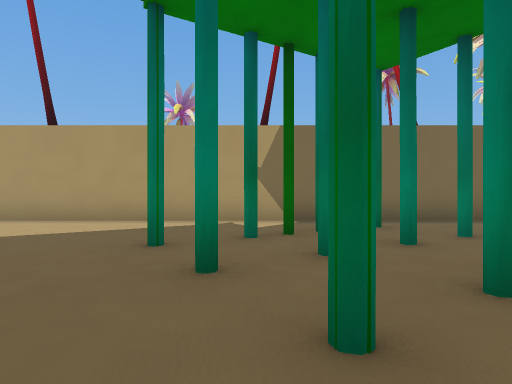
[1] (above)

24 first-person views from a walk through a Godot game level. The camera is 1.3 m above the floor, looks level and sees 75° across. The floor is counted in squares, 2 m on a side. Each view is taken from the middle of a square. On the plan, view 1 faces up. The plan holds only what a view shows up to about 10 squares ahead; the rest is blank. The place goes on beyond the plan.

[2]
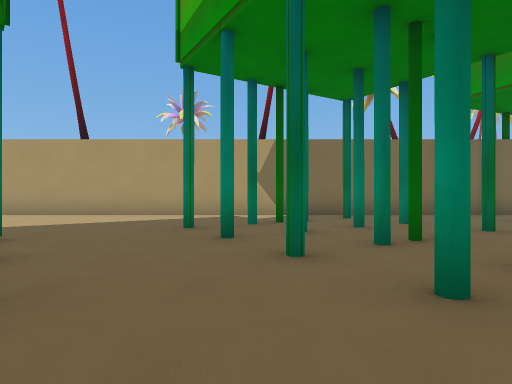

[3]
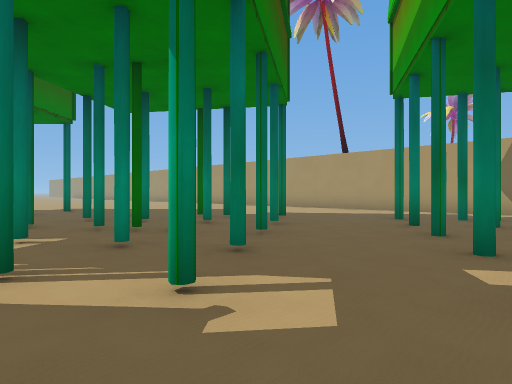

[4]
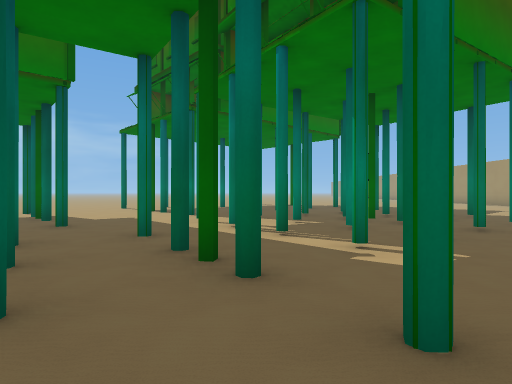

[5]
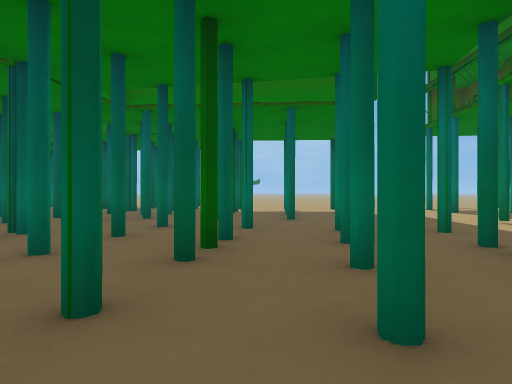

[6]
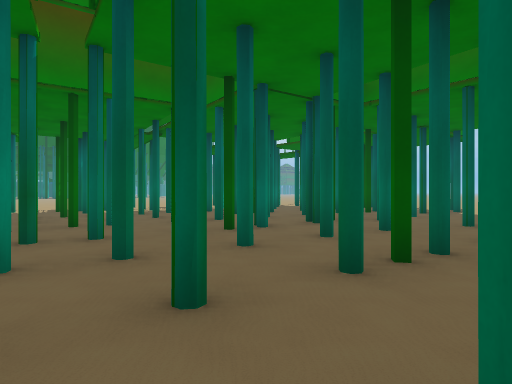

[7]
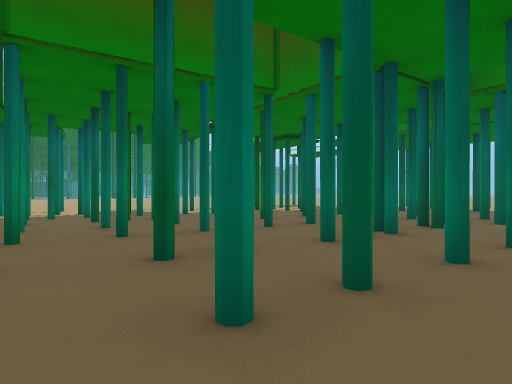

[8]
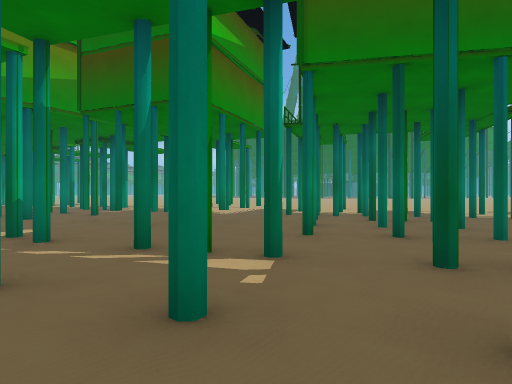

[9]
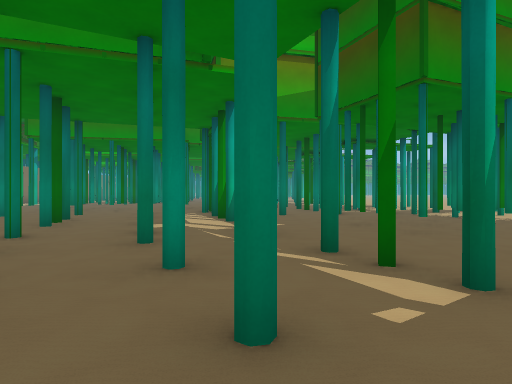

[10]
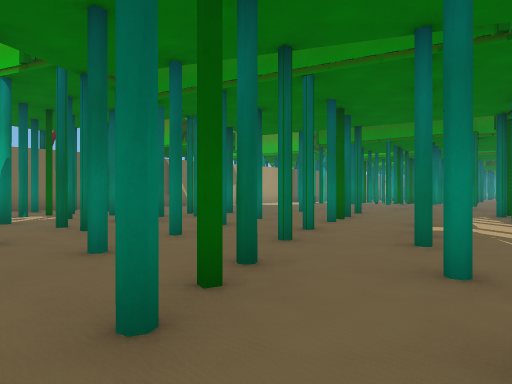

[11]
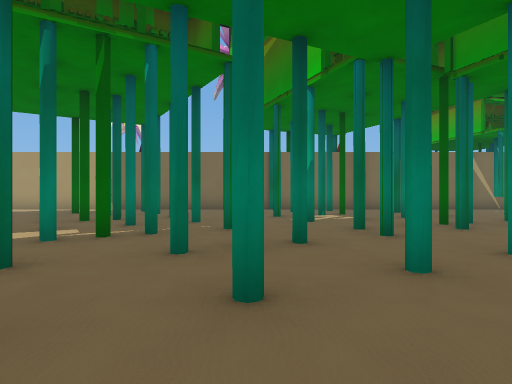

[12]
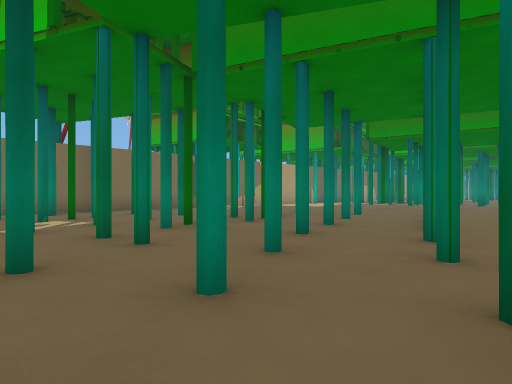

[13]
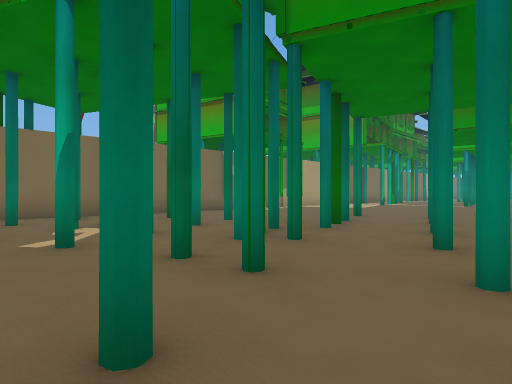

[14]
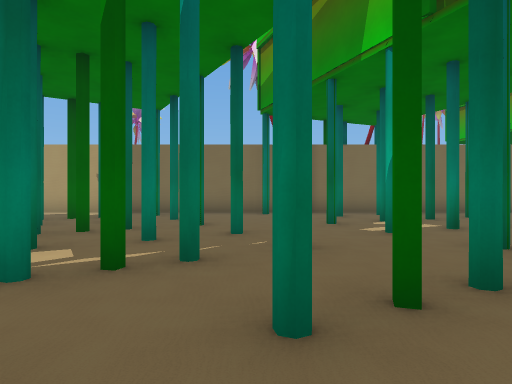

[15]
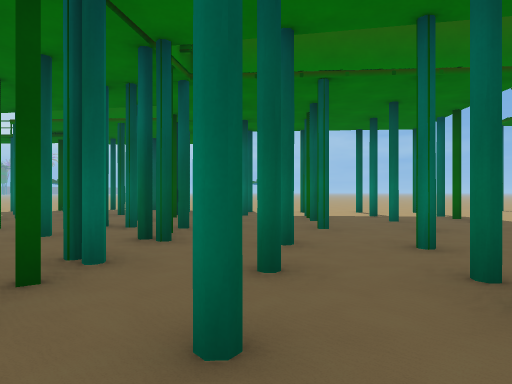

[16]
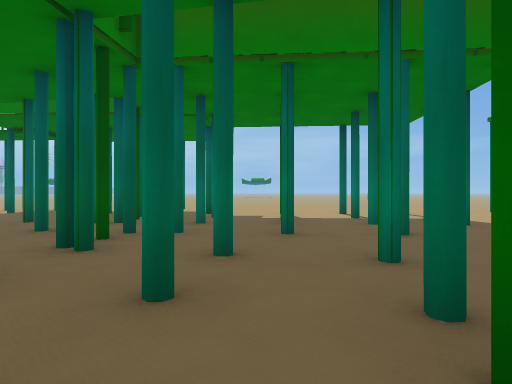

[17]
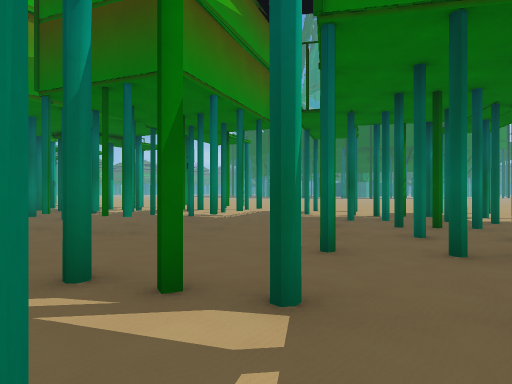

[18]
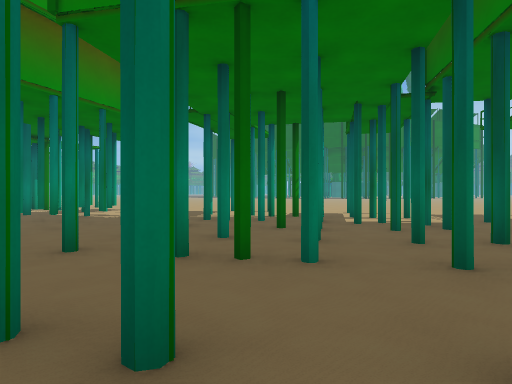

[19]
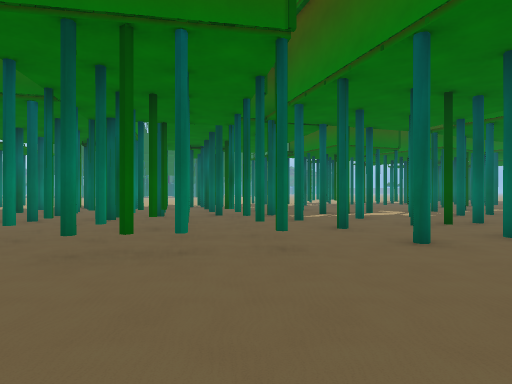

[20]
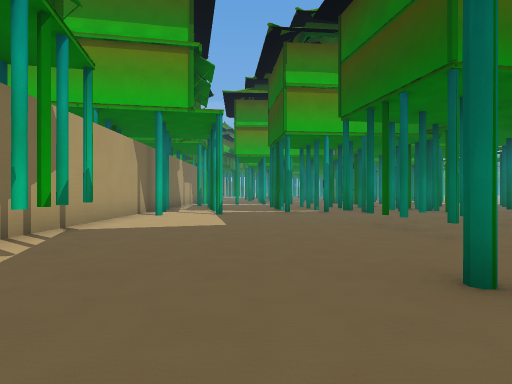

[21]
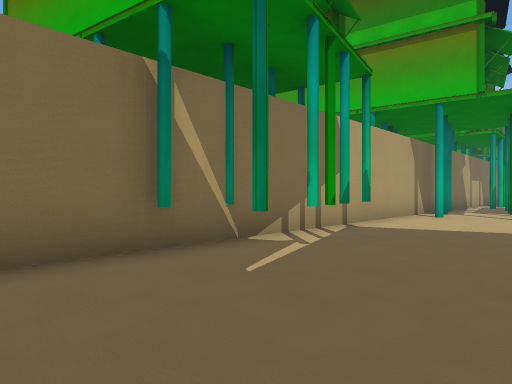

[22]
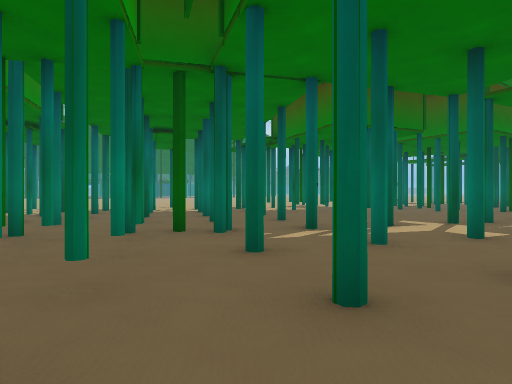

[23]
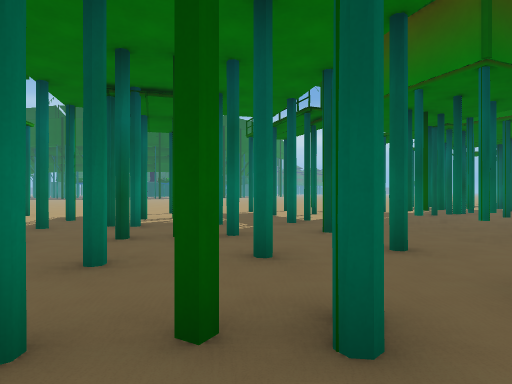

[24]
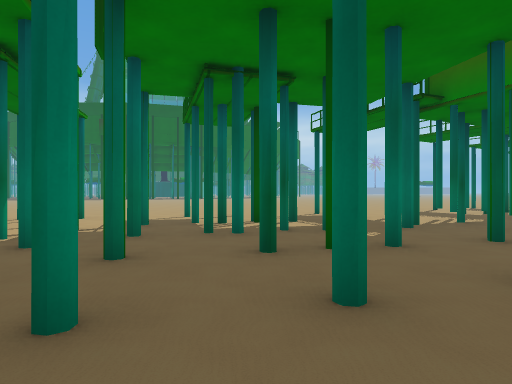

### Floor plan
Key: @ floor where view 1 was taken; # wall or solid block; . floor; H house.
Columns run from 6 left of view 1 to 22 right of it. Each row starts with its distance up from view 1.
  8 ################  #########H#
  7 ...........H....H..........H.
  6 ........H....H......HHH......
  5  .....HH.H..H..H............H
  4  ....H..H.H..HH..H...........
  3 ......H..H..................H
  2 ........H..H.H....HH.....HH..
  1 H..H....H.....HHHH...H.HH.H..
  0  .H.H.@H..H...H...HH.....H...
 -1 H..H....H..HH...H......H.H...
 -2 ..H.H.....H..H....HH........H
 -3 .H.H..H..H..H.......H.H...HH.
 -4  .H.HH.H.....HH..H.H...HH.H.H
 -5  ..H..H.... ...HH...HH.......
 -6 H....H.H..H......HH....H..HH
 -7 ......H..H..H..H.....H....H..
 -8 .......H..H..H.....HH.H.HH..H
 -9 ..H..H...H.HH..H...H.......H#
-10 .H..H.H.H.H..HH.H..HH.H.H...H
-11 H.H..H...H..H..H..H.#H#.HHHH.
-12  H..H..HH..H..H.....H..H.....
-13   ....HHH.H.H.HHHH#H.#.......
-14    ..H.H..HH..#H. H#.      ..
-15     H.H......#H HH.
-16        .H.. ..HH..
-17       H..H  H...
-18        .H    ..#

Positions as (right, up) in squares from view 1, and headings:
1: (0, 0), facing up
2: (0, -2), facing up
3: (2, -4), facing up-left
4: (4, -4), facing left
5: (5, -4), facing down-left
6: (4, -4), facing down
7: (6, -5), facing down
8: (6, -5), facing down-right
9: (6, -6), facing right
10: (6, -6), facing up-right
11: (6, -5), facing up
12: (6, -4), facing up-right
13: (6, -2), facing up-right
14: (5, -3), facing up
15: (5, -7), facing down-left
16: (4, -7), facing down-left
17: (7, -6), facing down-right
18: (5, -8), facing down-right
19: (17, 5), facing down
20: (12, 4), facing right
21: (12, 4), facing up-right
22: (16, 1), facing down
23: (17, -3), facing down
24: (19, -4), facing down
